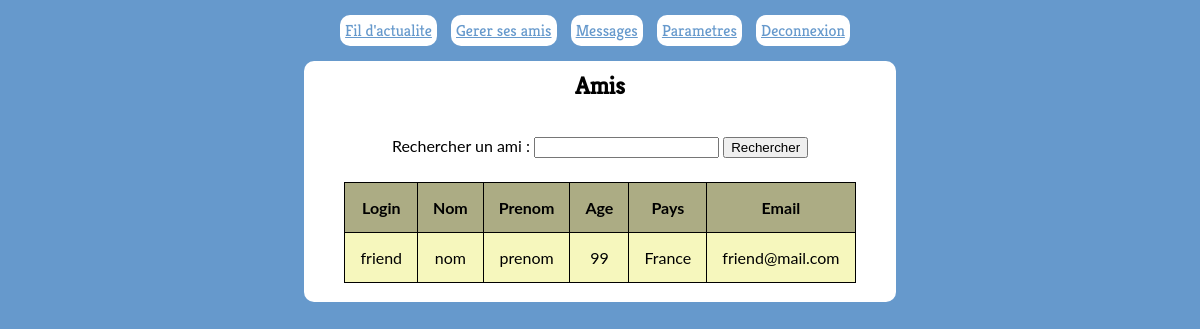
The page /source/friends.php (signed in) on the database its author committed.
### tables this page shows
CREATE TABLE `users` (
  `id` int(11) NOT NULL AUTO_INCREMENT,
  `login` varchar(40) NOT NULL,
  `password` varchar(60) NOT NULL,
  `email` varchar(70) NOT NULL,
  `first_name` varchar(40) DEFAULT NULL,
  `last_name` varchar(60) DEFAULT NULL,
  `age` int(2) DEFAULT NULL,
  `country` varchar(100) DEFAULT NULL,
  PRIMARY KEY (`id`)
);

### source/friends/display_friends.php (the view, shortened to what this page needs)
<?php
$users = array();
$query = $db -> prepare("SELECT user2 FROM friends WHERE user1 = ?");
$query -> execute(array($_SESSION["id"]));
while ($data = $query -> fetch()) {
    $users[] = $data["user2"];
}
if ($users) {
    $users_string = implode(",", $users);
    $query = $db -> prepare("SELECT * FROM users WHERE id IN ($users_string)");
    $query -> execute($users);
}
echo "<table>";
echo "<tr>";
echo "<th>Login</th>";
echo "<th>Nom</th>";
echo "<th>Prenom</th>";
echo "<th>Age</th>";
echo "<th>Pays</th>";
echo "<th>Email</th>";
echo "</tr>";
while ($data = $query -> fetch()) {
    echo "<tr>";
    echo "<td>" . $data["login"] . "</td>";
    echo "<td>" . $data["last_name"] . "</td>";
    echo "<td>" . $data["first_name"] . "</td>";
    echo "<td>" . $data["age"] . "</td>";
    echo "<td>" . $data["country"] . "</td>";
    echo "<td>" . $data["email"] . "</td>";
    echo "</tr>";
}
echo "</table><br>";
?>

### source/css/style.css (style rules this page uses)
body, h2 { font-family: Lato; }
body { background: #6699CC; }
form { padding: 5px; text-align: center; }
a { color: #6699CC; }
nav { text-align: center; margin-top: 20px; }
a#menu { background: white; border-radius: 10px; margin-right: 10px; padding: 5px; font-family: Kreon; }
table, th, td { width: 50%; border: 1px solid black; border-collapse: collapse; }
table { margin-left: 5px; margin-left: auto; margin-right: auto; }
th, td, td#settings { padding: 15px; text-align: center; }
th, td#settings { background : #ACAC84; }
td { background: #F6F7BD; }

### rows shown on the page
users: login "friend", last_name "nom", first_name "prenom", age "99", country "France", email "friend@mail.com"
